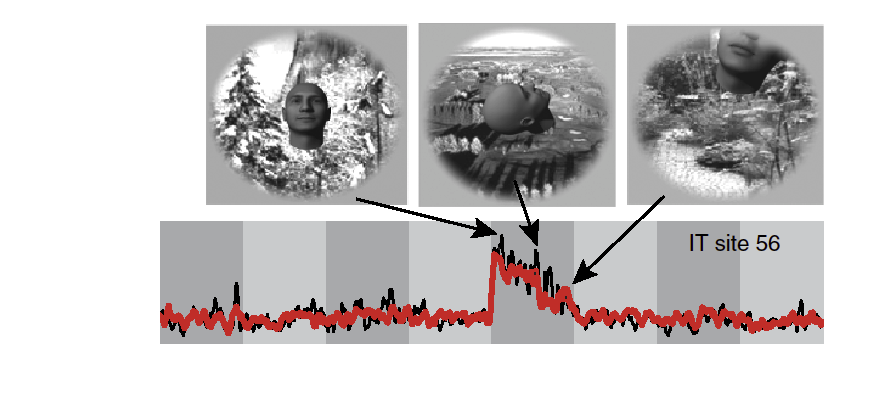
#> input picture images/deepNetYaminsITResponses_2016.png, 891 x 393 px
$ python make_yamins_responses_figure.py
#> lines starting #> are read from the running program, lines starting #| are printed output that depends on the picture
### scripts/figure_style.py
"""Shared style and helpers for the book's script-drawn figures (the make_*_figure.py scripts).

Grayscale, light gray grid lines, normal-weight labels, rounded joins (no miter overshoot at corners).

Every script writes SVG, PDF, and PNG to images/ through finish() or save(), wherever it is run from. An optional
first argument sends the output to another directory instead, e.g. for checking a change:
    python3 scripts/make_encoding_figure.py /tmp/figs
Outputs carry no dates and use fixed SVG ids, so re-running a script does not change an unchanged figure.

Sections: output, general drawing helpers, network diagrams, and the CNN chapter's boxes and example data.
Line-art objects (apples, brains, electrodes) are in line_art.py.
"""
import sys
from pathlib import Path
import matplotlib
matplotlib.use("Agg")
import matplotlib.pyplot as plt
import numpy as np
from matplotlib.patches import Circle, FancyBboxPatch, Polygon, Rectangle
from PIL import Image

# Output -------------------------------------------------------------------------------------------------------------

SCRIPTS = Path(__file__).resolve().parent
IMAGES = SCRIPTS.parent / "images"                  # figures, and the published images some figures build on
DATA = SCRIPTS / "data"                             # digitized data that figures are drawn from
OUT = Path(sys.argv[1]) if len(sys.argv) > 1 else IMAGES
plt.rcParams["svg.hashsalt"] = "figure_style"       # stable SVG ids
METADATA = {"svg": {"Date": None}, "pdf": {"CreationDate": None}, "png": {}}


# [22 lines left out: functions new_fig, save, finish, not called in this run]


# General drawing helpers --------------------------------------------------------------------------------------------

INK = "0.15"
FONT = dict(fontsize=11, ha="center", va="top")
EDGE = dict(edgecolor=INK, lw=0.8)
ARROW = dict(arrowstyle="-|>", color=INK, lw=0.8, shrinkA=0, shrinkB=0)
DOT = dict(color="0.4", lw=0.8, ls=(0, (1, 2)))     # dotted lines linking a part of a drawing to a picture of it


def poly(ax, pts, z=1, **kw):
    ax.add_patch(Polygon(pts, closed=True, zorder=z, joinstyle="round", capstyle="round", **kw))


def line(ax, xs, ys, z=2, **kw):
    ax.plot(xs, ys, zorder=z, solid_joinstyle="round", solid_capstyle="round", **kw)


def arrow(ax, start, end, **kw):
    """Straight arrow from start to end; kw overrides ARROW (e.g. lw, arrowstyle, connectionstyle)."""
    ax.annotate("", xy=end, xytext=start, arrowprops={**ARROW, **kw})


def gray(v, vmax, darkest=0.3):
    """Fill for a value: 0 is white, vmax is the darkest gray."""
    return "white" if v == 0 else str(round(1 - (1 - darkest) * v / vmax, 2))


def label(ax, x, y, t, **kw):
    ax.text(x, y, t, **{**FONT, **kw})


def rounded_box(ax, x, y, w, h, r, **kw):
    """Box with rounded corners of radius r; by default an unfilled gray outline. kw overrides the defaults."""
    ax.add_patch(FancyBboxPatch((x, y), w, h, boxstyle=f"round,pad=0,rounding_size={r}",
                                **{**dict(facecolor="none", edgecolor="0.4", lw=0.8, zorder=2), **kw}))


# [5 lines left out: function place_image, not called in this run]


# Network diagrams ---------------------------------------------------------------------------------------------------

def nodes(ax, cx, y, acts, gap=0.2, r=0.06, lw=0.7, darkest=0.25):
    """A row of nodes centered at cx. acts is the number of nodes, drawn white, or a list of activations in [0, 1]
    that shade them (0 white, 1 darkest). Returns the node centers' x values."""
    if isinstance(acts, int):
        acts = [0] * acts
    xs = cx + gap * (np.arange(len(acts)) - (len(acts) - 1) / 2)
    for x, a in zip(xs, acts):
        ax.add_patch(Circle((x, y), r, facecolor=gray(a, 1.0, darkest), edgecolor=INK, lw=lw, zorder=3))
    return xs


def links(ax, xs0, y0, xs1, y1, r=0.06, color="0.7", lw=0.4):
    """Connect every node in a row at y0 to every node in a row above at y1 (nodes of radius r)."""
    for a in xs0:
        for b in xs1:
            line(ax, [a, b], [y0 + r, y1 - r], color=color, lw=lw, z=1)


def network(ax, cx, layers, gap=0.2, r=0.06, lw=0.7, color="0.7", link_lw=0.4):
    """Fully connected network drawn bottom to top, centered at cx. layers: (y, number of nodes) for each layer,
    bottom first. Returns each layer's node x values."""
    xs = [cx + gap * (np.arange(n) - (n - 1) / 2) for _, n in layers]
    for (y0, _), (y1, _), a, b in zip(layers, layers[1:], xs, xs[1:]):
        links(ax, a, y0, b, y1, r, color, link_lw)
    for y, n in layers:
        nodes(ax, cx, y, n, gap, r, lw)
    return xs


def layer_box(ax, xs, y, pad, r, **kw):
    """Rounded outline around a row of nodes at y, pad beyond the outer node centers. Returns its left and right
    edges."""
    x0, x1 = xs[0] - pad, xs[-1] + pad
    rounded_box(ax, x0, y - pad, x1 - x0, 2 * pad, r, **kw)
    return x0, x1


def strips(ax, x0, y0, rows, c=0.18, gap=0.1, lw=0.6):
    """Activation patterns (rows of values in [0, 1]) as separate strips of shaded cells, the first on top, gap
    apart, with the bottom strip's lower left at (x0, y0). Returns the stack's height and each strip's center y."""
    n = len(rows)
    centers = []
    for r, vals in enumerate(rows):
        y = y0 + (n - 1 - r) * (c + gap)
        for i, v in enumerate(vals):
            ax.add_patch(Rectangle((x0 + i * c, y), c, c, facecolor=gray(v, 1.0, 0.2), edgecolor=INK, lw=lw,
                                   zorder=3))
        centers.append(y + c / 2)
    return n * c + (n - 1) * gap, centers


# CNN chapter: volumes as boxes ---------------------------------------------------------------------------------------
# Boxes are drawn in cabinet projection: one channel is half a cell deep, so a 3x3x3 filter reads as a cube.

U = 0.25                     # size of one cell
DS = 0.5 * U                 # drawn depth of one channel
TOP_FACE, SIDE_FACE = "0.88", "0.65"
TOP_LINE, SIDE_LINE, GRID_LINE = "0.65", "0.5", "0.78"


# [64 lines left out: function box, not called in this run]


def outline_cells(ax, P, r0, c0, nr, nc, z=5):
    """Heavier outline around a block of front-face cells."""
    poly(ax, [P(r0, c0), P(r0, c0+nc), P(r0+nr, c0+nc), P(r0+nr, c0)], z=z, fill=False, edgecolor="0.1", lw=1.5)


def sign(ax, x, y, t):
    ax.text(x, y, t, ha="center", va="center", fontsize=15, color=INK)


def pointer(ax, text, xy, xytext):
    ax.annotate(text, xy=xy, xytext=xytext, fontsize=FONT["fontsize"], ha="center", va="center",
                arrowprops=dict(arrowstyle="-", color=INK, lw=0.7))


# Shared example data: the 9x9 smiley face used in the chapter's convolution and pooling figures.
SMILEY = [
    [0, 0, 0, 0, 0, 0, 0, 0, 0],
    [0, 0, 0, 0, 0, 0, 0, 0, 0],
    [0, 0, 1, 0, 0, 0, 1, 0, 0],
    [0, 0, 1, 0, 0, 0, 1, 0, 0],
    [0, 0, 0, 0, 0, 0, 0, 0, 0],
    [0, 1, 0, 0, 0, 0, 0, 1, 0],
    [0, 0, 1, 0, 0, 0, 1, 0, 0],
    [0, 0, 0, 1, 1, 1, 0, 0, 0],
    [0, 0, 0, 0, 0, 0, 0, 0, 0],
]
BACKSLASH = [[1, 0, 0], [0, 1, 0], [0, 0, 1]]      # -45 degree edge detector
SLASH = [[0, 0, 1], [0, 1, 0], [1, 0, 0]]          # +45 degree edge detector


# [5 lines left out: function convolve, not called in this run]

### scripts/line_art.py
"""Line-art apples, bananas, kittens, a brain, and an electrode, shared by the representations and LLM chapter figures.

Each function draws one object centered at (x, y), about 0.5 * s tall, with keyword options that vary its shape.
"""
import numpy as np
from matplotlib.patches import Circle, Ellipse, PathPatch, Polygon
from matplotlib.path import Path
from figure_style import INK, line

LW = 0.9


def _place(x, y, k, rot, pts):
    c, s = np.cos(rot), np.sin(rot)
    return [(x + k * (c * px - s * py), y + k * (s * px + c * py)) for px, py in pts]


# [67 lines left out: functions apple, banana, kitten, not called in this run]


def smooth_closed(pts):
    """Closed Catmull-Rom curve through pts, as a matplotlib Path."""
    P = np.array(pts, float)
    n = len(P)
    verts, codes = [P[0]], [Path.MOVETO]
    for i in range(n):
        p0, p1, p2, p3 = P[i - 1], P[i], P[(i + 1) % n], P[(i + 2) % n]
        verts += [p1 + (p2 - p0) / 6, p2 - (p3 - p1) / 6, p2]
        codes += [Path.CURVE4] * 3
    return Path(verts, codes)


def smooth_open(ax, pts, **kw):
    P = np.array(pts, float)
    verts, codes = [P[0]], [Path.MOVETO]
    for i in range(len(P) - 1):
        p0, p1, p2 = P[max(i - 1, 0)], P[i], P[i + 1]
        p3 = P[min(i + 2, len(P) - 1)]
        verts += [p1 + (p2 - p0) / 6, p2 - (p3 - p1) / 6, p2]
        codes += [Path.CURVE4] * 3
    ax.add_patch(PathPatch(Path(verts, codes), facecolor="none", **kw))


def brain(ax, x, y, k, mirror=False, cerebellum=True):
    """Side view of a brain facing left (right if mirror), centered at (x, y), about 2k wide. cerebellum=False
    leaves out the cerebellum and brainstem."""
    m = -1 if mirror else 1
    T = lambda pts: [(x + m * k * px, y + k * py) for px, py in pts]
    if cerebellum:
        stem = T([(0.22, -0.3), (0.3, -0.8), (0.46, -0.8), (0.5, -0.3)])
        ax.add_patch(Polygon(stem, closed=True, facecolor="white", edgecolor=INK, lw=0.8, joinstyle="round", zorder=2))
        ax.add_patch(Ellipse((x + m * 0.66 * k, y - 0.36 * k), 0.62 * k, 0.36 * k, facecolor="white", edgecolor=INK,
                             lw=0.8, zorder=2))
        for dy in (-0.36, -0.45):
            smooth_open(ax, T([(0.42, dy + 0.02), (0.66, dy - 0.04), (0.92, dy + 0.03)]), edgecolor="0.45", lw=0.5, zorder=2)
    outline = T([(-1.0, -0.12), (-1.02, 0.32), (-0.62, 0.72), (0.0, 0.84), (0.62, 0.7), (0.98, 0.3),
                 (0.95, -0.12), (0.55, -0.26), (0.05, -0.36), (-0.55, -0.32)])
    ax.add_patch(PathPatch(smooth_closed(outline), facecolor="white", edgecolor=INK, lw=0.9, zorder=3))
    sulc = dict(edgecolor="0.45", lw=0.6, zorder=4)
    smooth_open(ax, T([(-0.62, -0.06), (-0.2, 0.06), (0.3, 0.12)]), **sulc)          # lateral sulcus
    smooth_open(ax, T([(0.12, 0.82), (0.02, 0.5), (-0.06, 0.2)]), **sulc)            # central sulcus
    smooth_open(ax, T([(-0.5, 0.62), (-0.45, 0.36), (-0.6, 0.18)]), **sulc)
    smooth_open(ax, T([(0.5, 0.66), (0.42, 0.42), (0.6, 0.22)]), **sulc)
    smooth_open(ax, T([(-0.35, -0.2), (0.1, -0.16), (0.5, -0.1)]), **sulc)


def brain_site(x, y, k, mirror=False):
    """A point in the temporal lobe of brain(ax, x, y, k, mirror), where figures mark a recorded region."""
    return (x - (-1 if mirror else 1) * 0.1 * k, y - 0.12 * k)


# [16 lines left out: function electrode, not called in this run]

### scripts/make_yamins_responses_figure.py
"""Generate images/deepNetYaminsITResponses_2016_labeled.png (figure yamins_2016_responses in InternalRepresentations.tex).

Model-to-brain encoding for one IT site, built on the Yamins and DiCarlo (2016) IT response figure.

Top: a schematic. An image (one of the figure's sample images) is shown to a network and to a monkey. The
network's top-layer vector is mapped by a weighted sum to a single predicted value (red), which is compared to
the single value recorded at one site in IT (black).
Bottom: the published figure, with a legend added: those two values across many images.

Reads images/deepNetYaminsITResponses_2016.png. Unlike the other figures, writes only a PNG (200 dpi), since it is
mostly the published raster image.
"""
import matplotlib.pyplot as plt
from matplotlib.patches import Rectangle
from PIL import Image
from figure_style import IMAGES, OUT, INK, DOT, line, arrow, network, layer_box, strips
from line_art import brain, brain_site

RED = "#c0392b"
DOT = dict(DOT, lw=1.0)

im = Image.open(IMAGES / "deepNetYaminsITResponses_2016.png").convert("RGB")
im = im.crop((150, 0, 835, im.size[1]))   # trim the empty margins at left and right
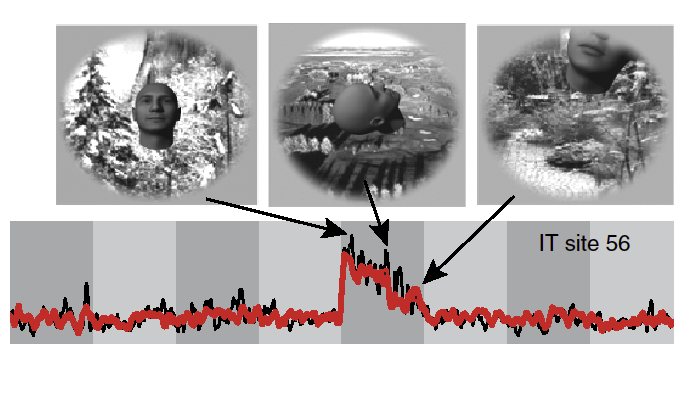
#> im: PIL image 685x393 RGB; mean R, G, B 186.1, 181.7, 181.9
face = im.crop((55, 22, 257, 196))   # the first sample image, above the arrow that starts below it
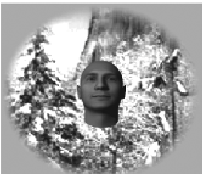
#> face: PIL image 202x174 RGB; mean R, G, B 160.3, 160.3, 160.3
w, h = im.size
#> w = 685; h = 393
W, H_IMG, H_TOP = w / 100, h / 100, 1.75
#> W = 6.85; H_IMG = 3.93; H_TOP = 1.75

fig = plt.figure(figsize=(W, H_IMG + H_TOP), dpi=100)

# Bottom: the published figure, with a legend in the empty space below the trace.
ax = fig.add_axes([0, 0, 1, H_IMG / (H_IMG + H_TOP)])
ax.imshow(im)
ax.set_xlim(0, w); ax.set_ylim(h, 0); ax.axis("off")
x0, y = 12, 368
for i, (color, label) in enumerate((("black", "recorded IT response"), (RED, "predicted by model-to-brain encoding"))):
    x = x0 + i * 270
    ax.plot([x, x + 30], [y, y], color=color, lw=2.5)
    ax.text(x + 38, y, label, va="center", ha="left", fontsize=11)

# Top: schematic, in inches.
s = fig.add_axes([0, H_IMG / (H_IMG + H_TOP), 1, H_TOP / (H_IMG + H_TOP)])
s.set_xlim(0, W); s.set_ylim(0.3, 0.3 + H_TOP); s.set_aspect("equal"); s.axis("off")

# The image, shown to the network (above) and the monkey (below).
s.imshow(face, extent=(0.1, 1.0, 0.51, 1.29), zorder=1)
arrow(s, (1.05, 1.0), (1.45, 1.2), lw=1.0)
arrow(s, (1.05, 0.65), (5.6, 0.62), lw=1.0, connectionstyle="arc3,rad=0.04")

# Network with its top layer boxed, linked to the top-layer vector.
layers = [(1.0, 4), (1.3, 3), (1.6, 3)]
xs = network(s, 1.75, layers, gap=0.15, r=0.05, lw=0.8, link_lw=0.5)
ty = layers[-1][0]
layer_box(s, xs[-1], ty, 0.1, 0.05, lw=0.9, zorder=1)
C, VX, VY = 0.16, 2.35, 1.2
strips(s, VX, VY, [[0.7, 0.2, 0.5, 0.9, 0.3, 0.6]], C, lw=0.7)
line(s, [xs[-1][-1] + 0.12, VX - 0.05], [ty, VY + C / 2], **DOT)
s.text(VX + 3 * C, VY + C + 0.06, "top-layer vector", ha="center", va="bottom", fontsize=10)

# A weighted sum of the vector predicts one value; an electrode records one value.
PX = 4.75
arrow(s, (VX + 6 * C + 0.08, VY + C / 2), (PX - 0.08, VY + C / 2), lw=1.0)
s.text((VX + 6 * C + PX) / 2, VY + C / 2 + 0.08, "model → brain\n(encoding)", ha="center", va="bottom",
       fontsize=10)
s.add_patch(Rectangle((PX, VY), C, C, facecolor=RED, edgecolor=RED, lw=1.6, zorder=3))
s.text(PX + C + 0.08, VY + C / 2, "predicted", ha="left", va="center", fontsize=10, color=RED)
RY = 0.75
s.add_patch(Rectangle((PX, RY), C, C, facecolor="0.35", edgecolor=INK, lw=1.6, zorder=3))
s.text(PX + C + 0.08, RY + C / 2, "recorded", ha="left", va="center", fontsize=10)

bx, by, bk = 6.2, 0.85, 0.5
brain(s, bx, by, bk)
tip = brain_site(bx, by, bk)
line(s, [tip[0] - 0.05, PX + C + 0.75], [tip[1], RY + C / 2], z=6, **DOT)

fig.savefig(OUT / "deepNetYaminsITResponses_2016_labeled.png", dpi=200)
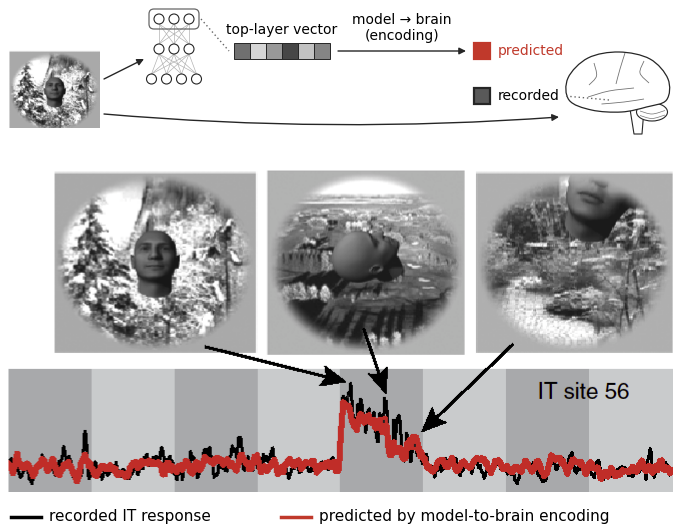
#> figure drawn by matplotlib, 2 panels
plt.close(fig)

$ run again, with images/2-1_ff.png copied over images/deepNetYaminsITResponses_2016.png
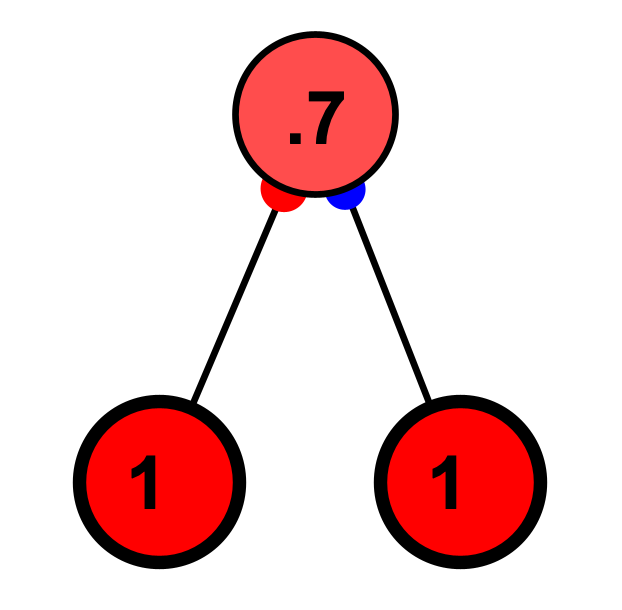
#> input picture images/2-1_ff.png, 622 x 610 px
#> `face = im.crop((55, 22, 257, 196))`:
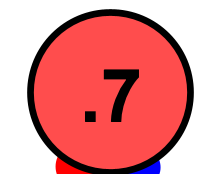
#> face: PIL image 202x174 RGB; mean R, G, B 222.8, 132, 133.4
#> `fig.savefig(OUT / "deepNetYaminsITResponses_2016_labeled.png", dpi=200)`:
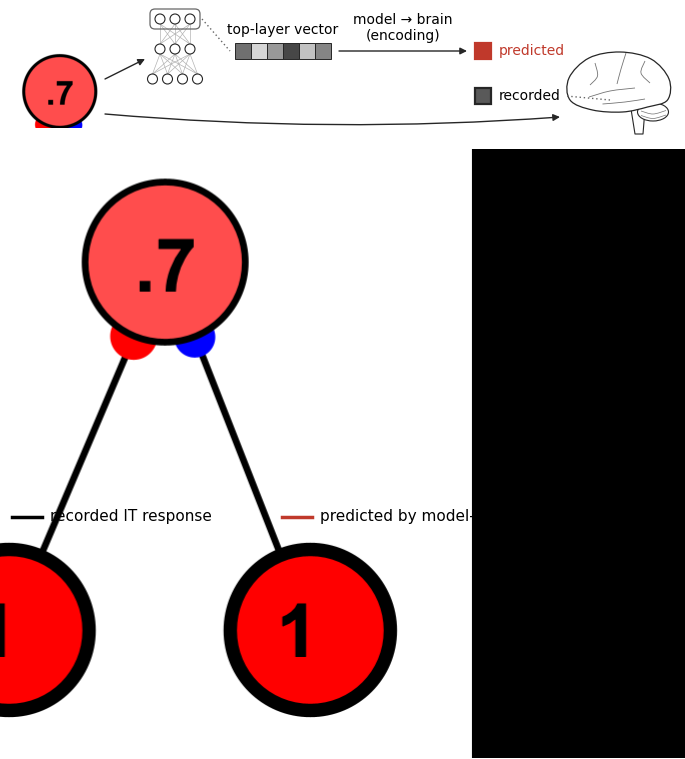
#> figure drawn by matplotlib, 2 panels

$ run again, with images/AttractorsRepellers.png copied over images/deepNetYaminsITResponses_2016.png
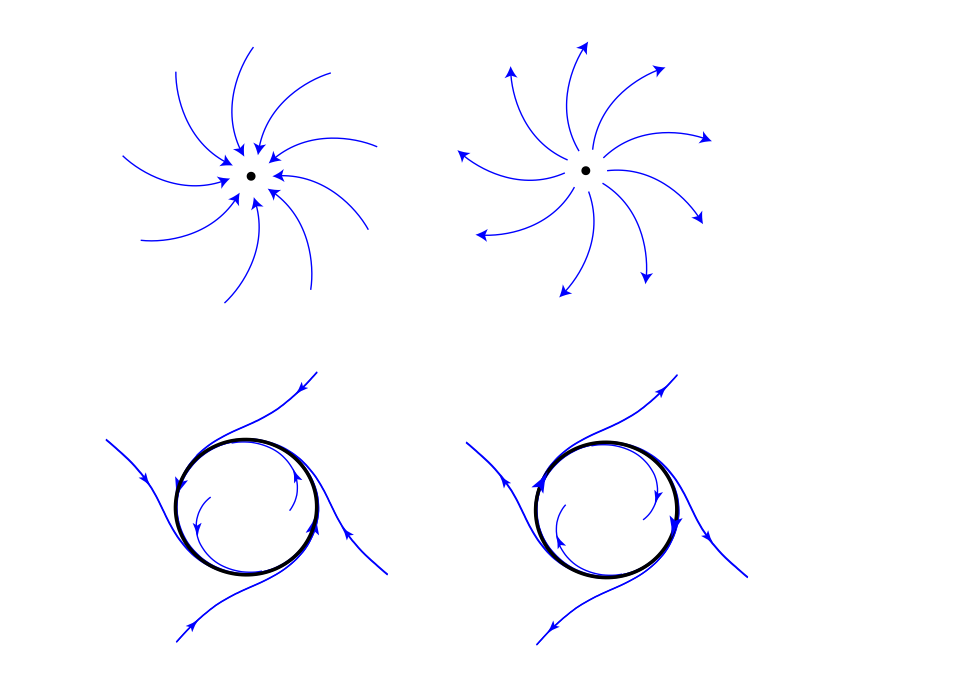
#> input picture images/AttractorsRepellers.png, 973 x 695 px
#> `face = im.crop((55, 22, 257, 196))`:
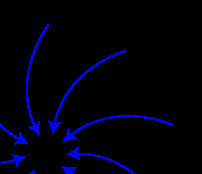
#> face: PIL image 202x174 RGB; mean R, G, B 0, 0, 11.8
#> `fig.savefig(OUT / "deepNetYaminsITResponses_2016_labeled.png", dpi=200)`:
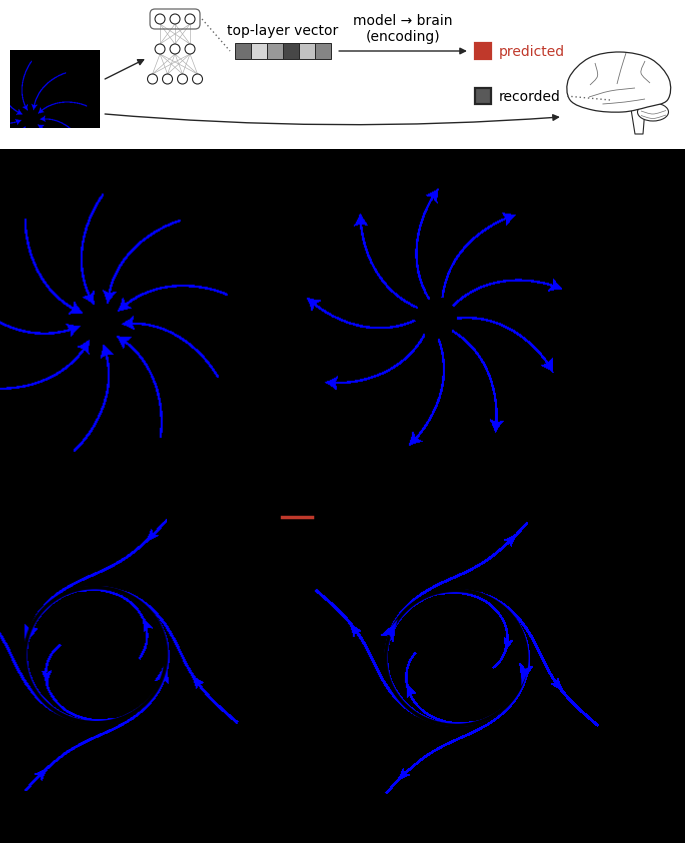
#> figure drawn by matplotlib, 2 panels

$ run again, with images/Dataworld.png copied over images/deepNetYaminsITResponses_2016.png
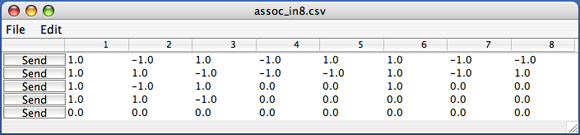
#> input picture images/Dataworld.png, 580 x 135 px
#> im is the input picture: PIL image 580x135 RGB; mean R, G, B 229.4, 230.4, 231.8
#> im: PIL image 685x135 RGB
#> `face = im.crop((55, 22, 257, 196))`:
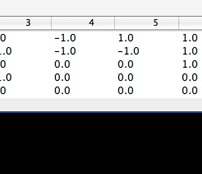
#> face: PIL image 202x174 RGB; mean R, G, B 154.3, 154.6, 155
#> `fig.savefig(OUT / "deepNetYaminsITResponses_2016_labeled.png", dpi=200)`:
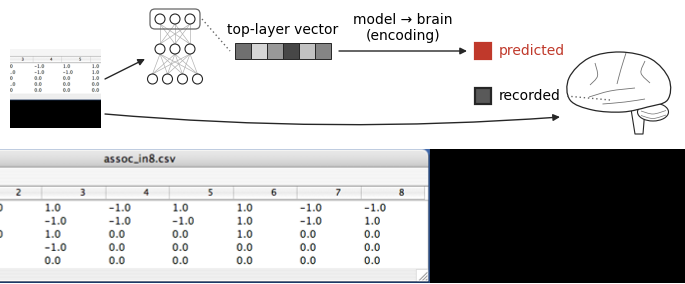
#> figure drawn by matplotlib, 2 panels
